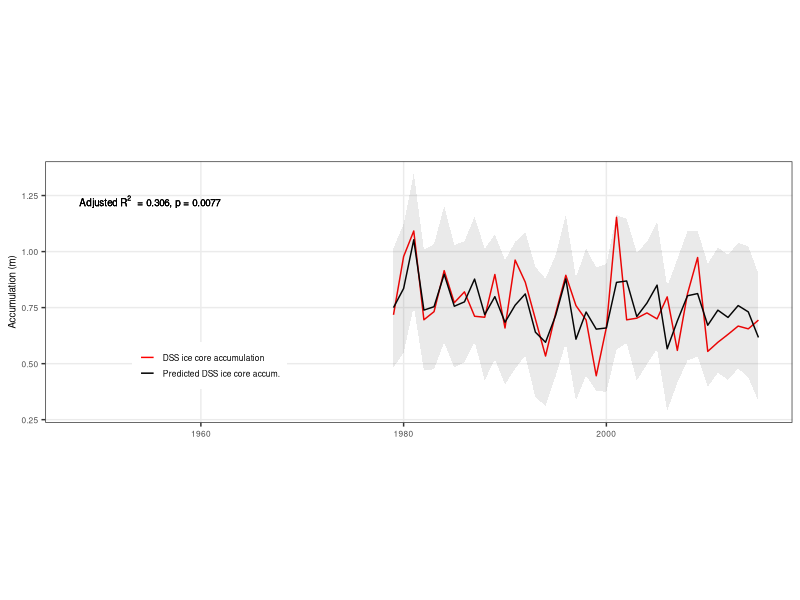
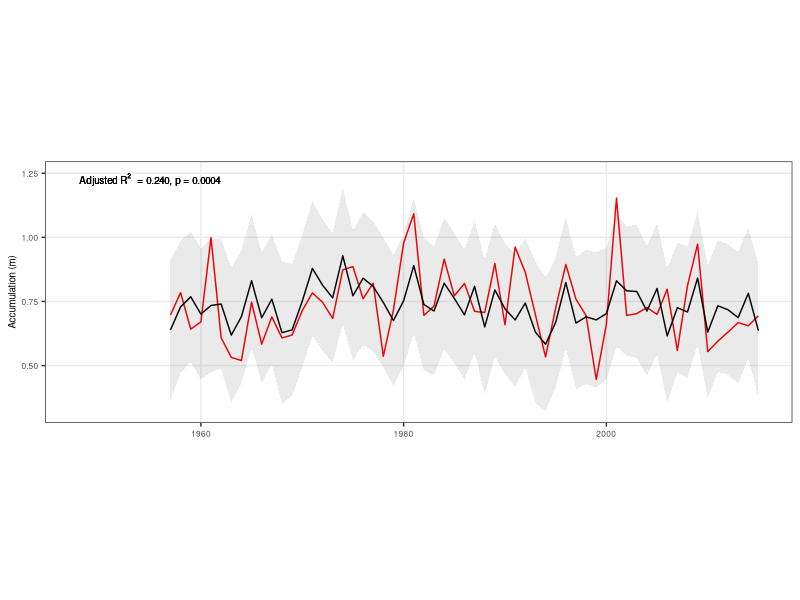
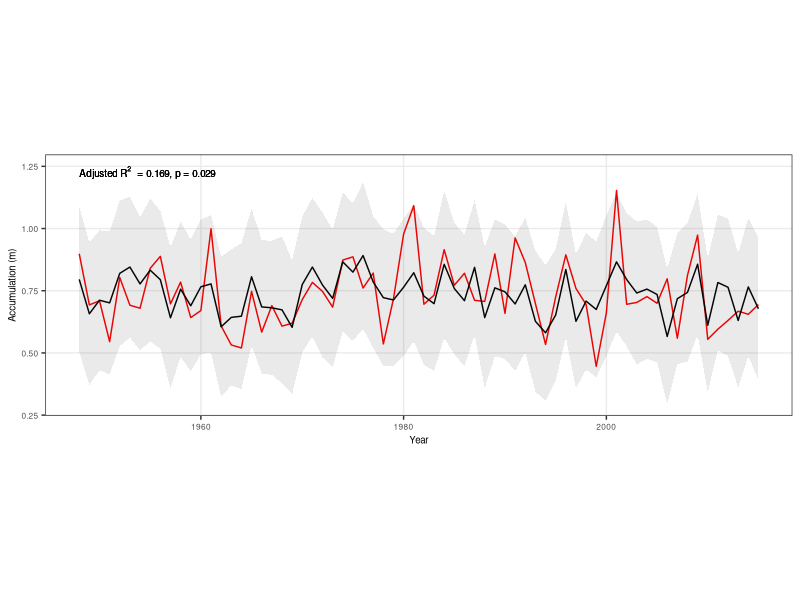

Write the R code that produced these figures, in order. (Note: this script raises an error after producing the figures.)
## ---- chunk 1

library(tidyverse)
library(dplyr)
library(ggplot2)
library(MASS)

## ---- chunk 2
daily <- read_csv("daily_node_precip.csv")
head(daily)
## ---- chunk 3
# dataframe that has year as a column, and each node as a column, and the frequency of each node as the data
nodes12_freq <- daily %>%
  group_by(year, node) %>%
  dplyr::summarise(node_freq=length(node))

# make wide
nodes12_freq_wide<-pivot_wider(nodes12_freq, names_from=node, values_from=node_freq) 

# change column names so they aren't integers
colnames(nodes12_freq_wide)<-c("year","n1","n2","n3","n4","n5","n6","n7","n8","n9","n10","n11","n12")
# replace na vals with 0
nodes12_freq_wide[is.na(nodes12_freq_wide)]<-0

head(nodes12_freq_wide)
## ---- chunk 4
# read in annual precip and accum file
annual_PA<-read_csv("annual_accum_precip_LD.csv")
head(annual_PA)
## ---- chunk 5
# join annual_PA with node freq df
df_annual <- merge(annual_PA, nodes12_freq_wide)

head(df_annual)
## ---- chunk 6
# subset dataframes into time periods: 1948-2015, 1957-2015, 1979-2015

df_1900 <-df_annual
df_1948 <- df_annual %>% filter(year>1947)
df_1957 <- df_annual %>% filter(year>1956)
df_1979 <- df_annual %>% filter(year>1978)


## ---- chunk 7

# for 1979-2015
# use stepaic to find best model to explain accum_DSS using annual node frequencies
step<-stepAIC(lm(accum_DSS_m ~ year+ n1 + n2 + n3 + n4 + n5 + n6 + n7 + n8 + n9 + n10 + n11 + n12, data=df_1979), direction="both")
step$anova
## ---- chunk 8
# Final Model:
# accum_DSS_m ~ n4 + n5 + n8 + n10 + n12 + n1

fit_1979_accum <- lm(accum_DSS_m ~ n4 + n5 + n8 + n10 + n12 + n1, df_1979)
summary(fit_1979_accum)
## ---- chunk 9
df_1979_predict <- df_1979

# use predict() to add columns that have the predicted value for accum, and the confidence interval

# interval = "condifence" gives the 95% confidence interval around the mean
df_1979_predict$accum_conf <- predict(fit_1979_accum, newdata = df_1979, interval = 'confidence')
# interval = "predition" gives the 95% confidence interval around each point
df_1979_predict$accum_pred <- predict(fit_1979_accum, newdata = df_1979, interval = 'prediction')
df_1979_predict$accum_fit <- predict(fit_1979_accum, newdata = df_1979)


## ---- chunk 10



df_1979_long <- df_1979_predict %>% 
  # only keep year and accum columns
  subset(select=c(year, accum_DSS_m, accum_fit)) %>% 
  # make long format for easier plotting
  pivot_longer(!year, names_to = "model", values_to="accum")

head(df_1979_long)
## ---- chunk 11

plot_1979_f <-
 ggplot(df_1979_long) +
  geom_line(aes(year, accum, color=model)) + 
      scale_color_manual(labels = c("DSS ice core accumulation", "Predicted DSS ice core accum."),
        values=c("red", "black" )) +
 geom_ribbon(data=df_1979_predict, aes(x=year, ymin=accum_pred[,"lwr"], ymax=accum_pred[,"upr"]), alpha=0.1 ) +
  theme_bw() +
#  scale_x_continuous(breaks = seq(1950,2015,10)) +
  xlim(c(1948,2015)) +
# ylim(c(0.25, 1.35)) +
    theme(
    plot.background = element_blank(),
  #  panel.grid.major = element_blank(),
    panel.grid.minor = element_blank(),
    aspect.ratio=7/20,
    axis.text.y=element_text(size=6),
    axis.text.x=element_text(size=6),
    axis.title.y=element_text(size=7),
  axis.title.x=element_blank(),
    legend.title=element_blank(),
  legend.text = element_text(size=6), 
    legend.position = c(0.22, 0.22),
   legend.key.size = unit(0.4, "cm")
    ) +
  labs(x= "Year", y= "Accumulation (m)") +
   annotate(
    "text",
    x = 1948,
    y = 1.25,
    label = bquote("Adjusted"~R^2~" = 0.306, p = 0.0077"),
    color = "black",
    size=2.5,
    hjust = 0,
    vjust = 1
  )

plot_1979_f

## ---- chunk 12
# use stepaic to find best model to explain accum_DSS using annual node frequencies
step<-stepAIC(lm(accum_DSS_m ~ year+ n1 + n2 + n3 + n4 + n5 + n6 + n7 + n8 + n9 + n10 + n11 + n12, data=df_1957), direction="both")
step$anova
## ---- chunk 13
# Final Model:
# accum_DSS_m ~ n1 + n9 + n11

fit_1957_accum <- lm(accum_DSS_m ~ n1 + n9 + n11, df_1957)
summary(fit_1957_accum)
## ---- chunk 14
df_1957_predict <- df_1957

# use predict() to add columns that have the predicted value for accum, and the confidence interval

df_1957_predict$accum_pred <- predict(fit_1957_accum, newdata = df_1957, interval = 'prediction')
df_1957_predict$accum_fit <- predict(fit_1957_accum, newdata = df_1957)


## ---- chunk 15

df_1957_long <- df_1957_predict %>% 
  # only keep year and accum columns
  subset(select=c(year, accum_DSS_m, accum_fit)) %>% 
  # make long format for easier plotting
  pivot_longer(!year, names_to = "model", values_to="accum")

head(df_1957_long)
## ---- chunk 16

plot_1957_f <-
  ggplot(df_1957_long) +
  geom_line(aes(year, accum, color=model)) + 
      scale_color_manual(labels = c("DSS accum", "predicted accum"),
        values=c("red", "black" )) +
 geom_ribbon(data=df_1957_predict, aes(x=year, ymin=accum_pred[,"lwr"], ymax=accum_pred[,"upr"]), alpha=0.1 ) +
  theme_bw() +
#  scale_x_continuous(breaks = seq(1950,2015,10)) +
  xlim(c(1948,2015)) +
# ylim(c(0.25, 1.35)) +
    theme(
    plot.background = element_blank(),
  #  panel.grid.major = element_blank(),
    panel.grid.minor = element_blank(),
    aspect.ratio=7/20,
    axis.text.y=element_text(size=6),
    axis.text.x=element_text(size=6),
    axis.title.y=element_text(size=7),
  axis.title.x=element_blank(),
  legend.position = "none"
    ) +
  labs(x= "Year", y= "Accumulation (m)") +
   annotate(
    "text",
    x = 1948,
    y = 1.25,
    label = bquote("Adjusted"~R^2~" = 0.240, p = 0.0004"),
    color = "black",
    size=2.5,
    hjust = 0,
    vjust = 1
  )

plot_1957_f
## ---- chunk 17
# use stepaic to find best model to explain accum_DSS using annual node frequencies
step<-stepAIC(lm(accum_DSS_m ~ year+ n1 + n2 + n3 + n4 + n5 + n6 + n7 + n8 + n9 + n10 + n11 + n12, data=df_1948), direction="both")
step$anova
## ---- chunk 18
# Final Model:
# accum_DSS_m ~ n1 + n2 + n3 + n4 + n5 + n6 + n7 + n8 + n9 + n10 + 
  #  n11 + n12

fit_1948_accum <- lm(accum_DSS_m ~ n1 + n2 + n3 + n4 + n5 + n6 + n7 + n8 + n9 + n10 + 
    n11 + n12, df_1948)
summary(fit_1948_accum)
## ---- chunk 19
df_1948_predict <- df_1948

# use predict() to add columns that have the predicted value for accum, and the confidence interval

df_1948_predict$accum_pred <- predict(fit_1948_accum, newdata = df_1948, interval = 'prediction')
df_1948_predict$accum_fit <- predict(fit_1948_accum, newdata = df_1948)

## ---- chunk 20

df_1948_long <- df_1948_predict %>% 
  # only keep year and accum columns
  subset(select=c(year, accum_DSS_m, accum_fit)) %>% 
  # make long format for easier plotting
  pivot_longer(!year, names_to = "model", values_to="accum")

head(df_1948_long)
## ---- chunk 21

plot_1948_f <-
  ggplot(df_1948_long) +
  geom_line(aes(year, accum, color=model)) + 
      scale_color_manual(labels = c("DSS accum", "predicted accum"),
        values=c("red", "black" )) +
 geom_ribbon(data=df_1948_predict, aes(x=year, ymin=accum_pred[,"lwr"], ymax=accum_pred[,"upr"]), alpha=0.1 ) +
  theme_bw() +
#  scale_x_continuous(breaks = seq(1950,2015,10)) +
  xlim(c(1948,2015)) +
 # ylim(c(-0.43, 0.54)) +
    theme(
    plot.background = element_blank(),
  #  panel.grid.major = element_blank(),
    panel.grid.minor = element_blank(),
    aspect.ratio=7/20,
    axis.text.y=element_text(size=6),
    axis.text.x=element_text(size=6),
    axis.title.y=element_text(size=7),
  axis.title.x=element_text(size=7),
  legend.position = "none"
    ) +
  labs(x= "Year", y= "Accumulation (m)") +
   annotate(
    "text",
    x = 1948,
    y = 1.25,
    label = bquote("Adjusted"~R^2~" = 0.169, p = 0.029"),
    color = "black",
    size=2.5,
    hjust = 0,
    vjust = 1
  )

plot_1948_f
## ---- chunk 22
plots_f <- plot_grid(plot_1979_f, plot_1957_f, plot_1948_f ,  labels=c("(a)", "(b)", "(c)"), ncol = 1, nrow = 3, align = "hv", axis= "rl", label_size = 10, label_fontface = "plain")
plots_f
## ---- chunk 23
save_plot("linear_model_plots.pdf", plots_f, ncol = 1, base_height=5.4, base_width =4.9)
